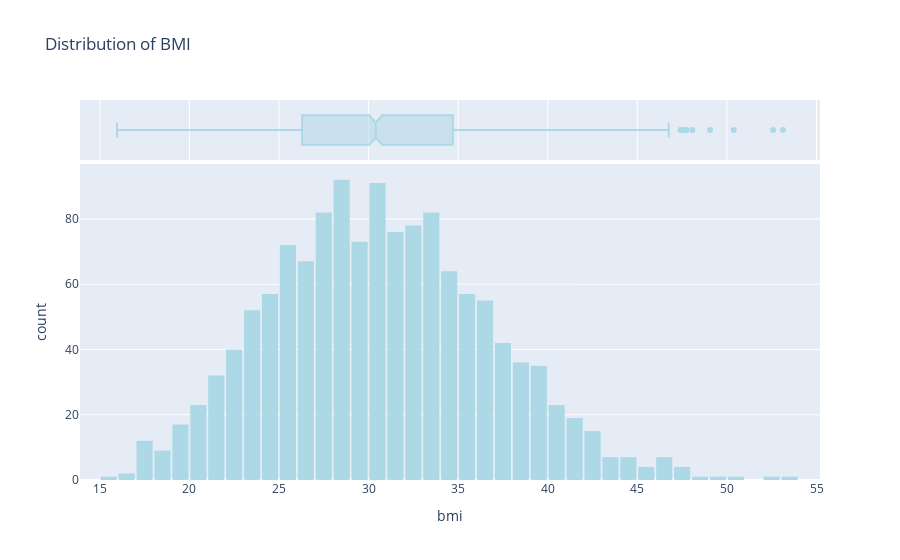

Write notebook code for a chart like this one.
### Markdown cell above
#### BMI

### Code cell
print(data['bmi'].describe())

fig = px.histogram(
    data,
    x='bmi',
    marginal='box',
    color_discrete_sequence=['lightblue'],
    title='Distribution of BMI'
)
fig.update_layout(bargap=0.1)
fig.show()

### Figure 1 — Plotly figure (JSON) as saved in the notebook; plotly's stock layout.template omitted (floating-point values rounded to 4 significant figures; data arrays with more than 128 entries replaced by an {"elided": "..."} marker saying what was removed)
{"data": [{"alignmentgroup": "True", "bingroup": "x", "hovertemplate": "bmi=%{x}<br>count=%{y}<extra></extra>", "legendgroup": "", "marker": {"color": "lightblue", "pattern": {"shape": ""}}, "name": "", "offsetgroup": "", "orientation": "v", "showlegend": false, "type": "histogram", "x": {"elided": "1338 float values"}, "xaxis": "x", "yaxis": "y"}, {"alignmentgroup": "True", "hovertemplate": "bmi=%{x}<extra></extra>", "legendgroup": "", "marker": {"color": "lightblue"}, "name": "", "notched": true, "offsetgroup": "", "showlegend": false, "type": "box", "x": {"elided": "1338 float values"}, "xaxis": "x2", "yaxis": "y2"}], "layout": {"bargap": 0.1, "barmode": "relative", "legend": {"tracegroupgap": 0}, "title": {"text": "Distribution of BMI"}, "xaxis": {"anchor": "y", "domain": [0, 1], "title": {"text": "bmi"}}, "xaxis2": {"anchor": "y2", "domain": [0, 1], "matches": "x", "showgrid": true, "showticklabels": false}, "yaxis": {"anchor": "x", "domain": [0, 0.8316], "title": {"text": "count"}}, "yaxis2": {"anchor": "x2", "domain": [0.8416, 1], "matches": "y2", "showgrid": false, "showline": false, "showticklabels": false, "ticks": ""}}}
